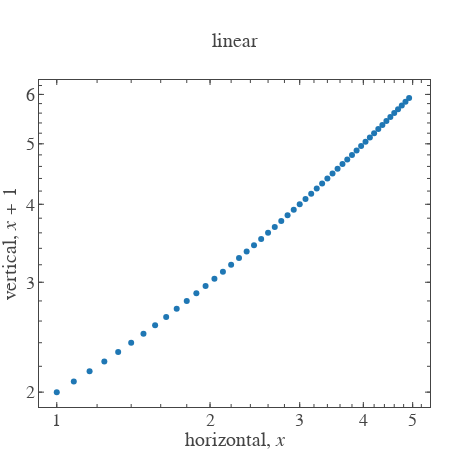

Notebook code for this chart:
### Code cell
plt.show(scatter)

### Figure 1 — Plotly figure (JSON) as saved in the notebook; plotly's stock layout.template omitted (floating-point values rounded to 4 significant figures; data arrays with more than 128 entries replaced by an {"elided": "..."} marker saying what was removed)
{"data": [{"marker": {"maxdisplayed": 50}, "mode": "markers", "type": "scatter", "uid": "45be7bb4-4d92-473c-8fcc-f247f055d887", "x": {"elided": "400 float values"}, "y": {"elided": "400 float values"}}, {"type": "scatter", "uid": "938cb09b-f66a-4df7-87ca-f441a83fcae6", "visible": false, "xaxis": "x101", "yaxis": "y101"}, {"type": "scatter", "uid": "033a02c4-c300-4245-ae45-4a1f74bff3ab", "visible": false, "xaxis": "x201", "yaxis": "y201"}], "layout": {"font": {"family": "Arial", "size": 18}, "height": 450, "margin": {"b": 0, "l": 0, "r": 20, "t": 80}, "title": {"font": {"size": 20}, "text": "linear", "xanchor": "center", "xref": "paper", "y": 0.9111, "yanchor": "middle", "yref": "container"}, "width": 450, "xaxis": {"anchor": "y", "automargin": true, "dtick": "L1", "hoverformat": ".f", "range": [-0.03491, 0.733], "showgrid": false, "showline": false, "showticklabels": true, "tickfont": {"size": 18}, "ticklen": 5, "ticks": "inside", "title": {"font": {"size": 20}, "text": "horizontal, <i>x</i>"}, "type": "log", "zeroline": false}, "xaxis101": {"anchor": "y", "automargin": true, "dtick": "L1", "overlaying": "x", "range": [-0.03491, 0.733], "scaleanchor": "x", "showgrid": false, "showline": false, "showticklabels": false, "side": "top", "ticklen": 5, "ticks": "inside", "type": "log", "zeroline": false}, "xaxis201": {"anchor": "y", "automargin": true, "dtick": "L0.2", "mirror": "ticks", "overlaying": "x", "range": [-0.03491, 0.733], "scaleanchor": "x", "showgrid": false, "showline": true, "showticklabels": false, "ticklen": 3, "ticks": "inside", "type": "log", "zeroline": false}, "yaxis": {"anchor": "x", "automargin": true, "dtick": "L1", "hoverformat": ".f", "range": [0.2772, 0.8012], "showgrid": false, "showline": false, "showticklabels": true, "tickfont": {"size": 18}, "ticklen": 5, "tickprefix": " ", "ticks": "inside", "ticksuffix": " ", "title": {"font": {"size": 20}, "text": "vertical, <i>x + </i>1<i></i>"}, "type": "log", "zeroline": false}, "yaxis101": {"anchor": "x", "automargin": true, "dtick": "L1", "overlaying": "y", "range": [0.2772, 0.8012], "scaleanchor": "y", "showgrid": false, "showline": false, "showticklabels": false, "side": "right", "ticklen": 5, "ticks": "inside", "type": "log", "zeroline": false}, "yaxis201": {"anchor": "x", "automargin": true, "dtick": "L0.2", "mirror": "ticks", "overlaying": "y", "range": [0.2772, 0.8012], "scaleanchor": "y", "showgrid": false, "showline": true, "showticklabels": false, "ticklen": 3, "ticks": "inside", "type": "log", "zeroline": false}}}
